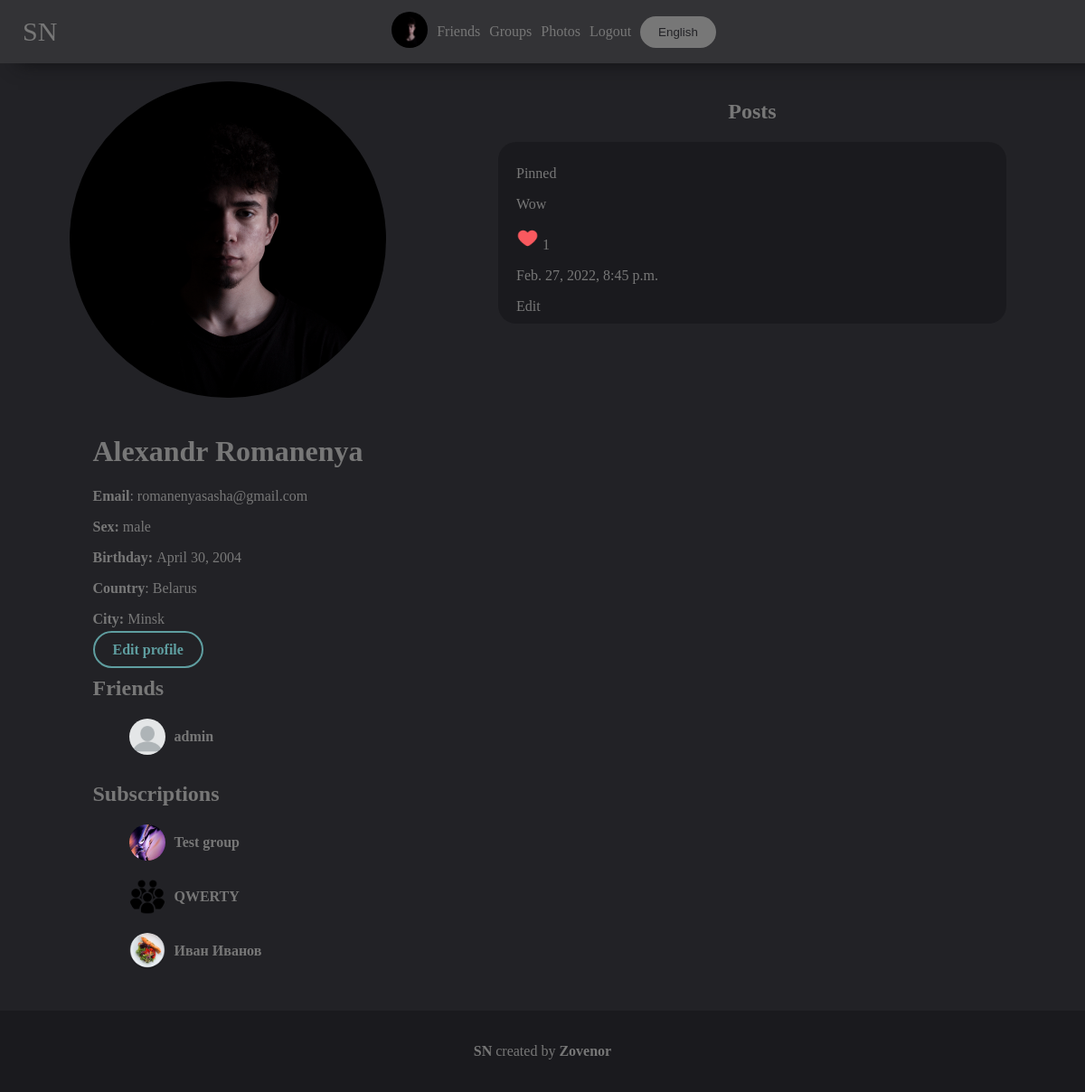
The app's page /account (signed in), older data.
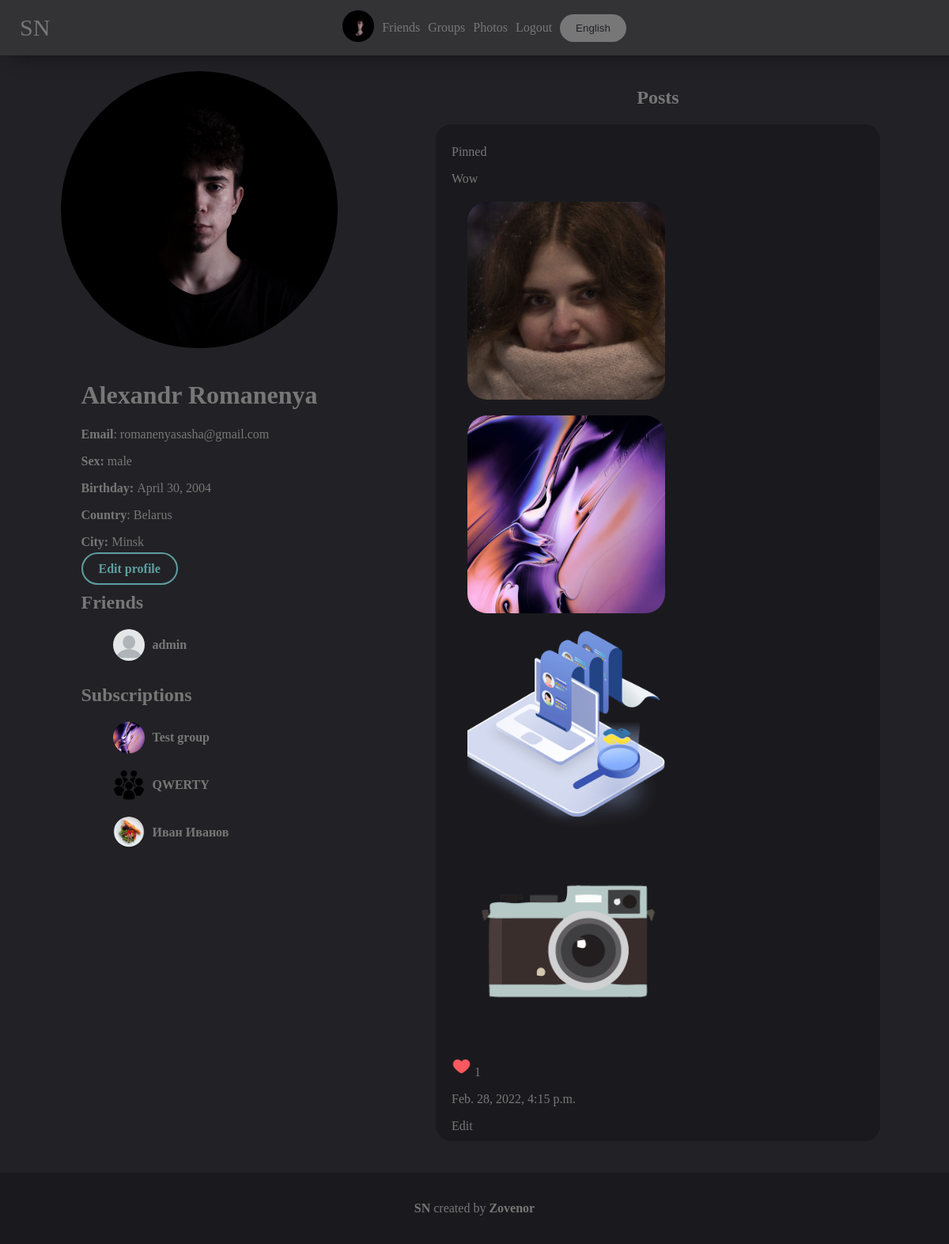
The same page, newer data.
### mainpage/models.py (models this page shows, shortened)
class Friend(models.Model):
    user1 = models.IntegerField()
    user2 = models.IntegerField()
    def get_user2(self):
        try:
            return UserDetail.objects.get(user=self.user2)
        except:
            return None

class UserDetail(models.Model):
    user = models.ForeignKey(User, on_delete=models.CASCADE)
    age = models.DateField(null=True, blank=True)
    photo = models.ForeignKey(Photo, on_delete=models.SET_NULL, null=True, blank=True)
    permissions = models.CharField(max_length=10, default="public")
    country = models.CharField(max_length=100, null=True, blank=True)
    city = models.CharField(max_length=100, null=True, blank=True)
    sex = models.CharField(max_length=10, choices=(('male', 'male'), ('female', 'female'), ('None', 'None')),
                           default=('None', 'None'))
    def get_photo(self):
        if self.photo:
            return self.photo
        else:
            return settings.STATIC_URL + "/mainpage/img/user.png"

class Group(models.Model):
    followers = models.ManyToManyField(UserDetail, related_name="followers", null=True, blank=True)
    name = models.CharField(max_length=250)
    description = models.TextField(null=True, blank=True)
    groupname = models.CharField(max_length=100, unique=True)
    photo = models.ForeignKey(Photo, on_delete=models.SET_NULL, null=True, blank=True)
    admin = models.ForeignKey(UserDetail, on_delete=models.SET_NULL, null=True, blank=True)
    editors = models.ManyToManyField(UserDetail, related_name="editors", null=True, blank=True)
    def get_photo(self):
        if self.photo:
            return self.photo
        else:
            return settings.STATIC_URL + "/mainpage/img/group.jpg"

class Photo(models.Model):
    photo = models.ImageField(upload_to='photos')
    date = models.DateTimeField(auto_now=True)
    user = models.ForeignKey(User, on_delete=models.SET_NULL, null=True)
    permissions = models.CharField(max_length=10, default="public")
    def __str__(self):
        return self.photo.url

class Follower(models.Model):
    user1 = models.IntegerField()
    user2 = models.IntegerField()
    def get_user2(self):
        try:
            return UserDetail.objects.get(user=self.user2)
        except:
            return None

class Post(models.Model):
    author = models.CharField(max_length=100, null=True, blank=True)
    text = models.TextField()
    photos = models.ManyToManyField(Photo, related_name="photos", null=True, blank=True)
    pinned = models.BooleanField(default=False)
    date = models.DateTimeField(auto_now=True)
    likes = models.ManyToManyField(UserDetail, null=True, blank=True)
    def count_likes(self):
        return self.likes.count()
    def get_author(self):
        if self.author[0:3] == 'usr':
            return UserDetail.objects.get(user=User.objects.get(id=self.author[3:]))
        elif self.author[0:2] == "gr":
            return Group.objects.get(id=self.author[2:])
        else:
            return None

### mainpage/views.py (the view, shortened to what this page needs)
# urls.py: path('account', views.YourAccountView.as_view()),
class YourAccountView(View):
    @user_is_authenticated
    def get(self, request, **kwargs):
        return AccountIDView.get(self, request, id=request.user.id,
                                 user_view=UserDetail.objects.get(user=request.user.id))

### mainpage/views.py (called while the page is built)
def base(func):
    def wrapper(self, request, content={}, *args, **kwargs):
        if request.user.is_authenticated:
            content.update({'your_user': UserDetail.objects.get(user=request.user)})
        return func(self, request, content=content, **kwargs)
    return wrapper

def get_sex(request, sex):
    if sex == 'male':
        return get_wordlist(request).Account.sex_names['male']
    elif sex == 'female':
        return get_wordlist(request).Account.sex_names['female']
    else:
        return get_wordlist(request).Account.sex_names['none']

def user_is_authenticated(func):
    def redir(self, request):
        return redirect('/login')
    def wrapper(self, request, **kwargs):
        if request.user.is_authenticated:
            return func(self, request, **kwargs)
        else:
            return redir(self, request)
    return wrapper

def get_wordlist(request):
    langs_list = {
        'en': langs.EN,
        'ru': langs.RU,
    }
    if 'lang' in request.COOKIES:
        lang = request.COOKIES['lang']
        try:
            return langs_list[lang]
        except:
            return langs_list['en']
    else:
        return langs_list['en']

### mainpage/templates/mainpage/account.html (shortened to what the changed rows need)
{% extends 'mainpage/base.html' %}
{% load static %}
{% block content %}
    <link rel="stylesheet" href="{% static 'mainpage/account.css' %}">
    {% if choose_photo == True %}
        {% for el in photos_library %}
            <a href="?choose_photo_by_id={{ el.id }}">
                <div class="account_photo" style="background-image: url('{{ el }}')"></div>
            </a>
        {% endfor %}
    {% else %}
        <div class="account">
            <div class="info">
                {% if edit_permissions == False %}
                    <h1>{{ user_view.user.first_name }} {{ user_view.user.last_name }}</h1>
                    {% if permissions != 'closed' %}
                        <section class="friends">
                            <h1>{{ list.friends }}</h1>
                            <ul>
                                {% for el in friends %}
                                    <li class="user">
                                        {% if el.user1 == user_view.user.id %}
                                            <a class="user" href="/{{ el.get_user2.user.username }}">
                                                <div class="user_photo"
                                                     style="background-image: url('{{ el.get_user2.get_photo }}')"></div>
                                                <b>{{ el.get_user2.user.first_name }} {{ el.get_user2.user.last_name }}</b>
                                            </a>
                                        {% else %}
                                            <a class="user" href="/{{ el.get_user1.user.username }}">
                                                <div class="user_photo"
                                                     style="background-image: url('{{ el.get_user1.get_photo }}')"></div>
                                                <b>{{ el.get_user1.user.first_name }} {{ el.get_user1.user.last_name }}</b>
                                            </a>
                                        {% endif %}
                                    </li>
                                {% endfor %}
                            </ul>
                        </section>
                        <section class="subscriptions">
                            <h1>{{ list.subscriptions }}</h1>
                            <ul>
                                {% for el in groups %}
                                    <li class="group">
                                        <a class="user" href="/{{ el.groupname }}">
                                            <div class="user_photo"
                                                 style="background-image: url('{{ el.get_photo }}')"></div>
                                            <b>{{ el.name }}</b>
                                        </a>
                                    </li>
                                {% endfor %}
                                {% for el in following %}
                                    <li class="user">
                                        <a class="user" href="/{{ el.get_user2.user.username }}">
                                            <div class="user_photo"
                                                 style="background-image: url('{{ el.get_user2.get_photo }}')"></div>
                                            <b>{{ el.get_user2.user.first_name }} {{ el.get_user2.user.last_name }}</b>
                                        </a>
                                    </li>
                                {% endfor %}
                            </ul>
                        </section>
                    {% endif %}
                {% endif %}
            </div>
        </div>
        {% if permissions != 'closed' %}
            <section class="posts">
                <h1>{{ list.posts }}</h1>
                {% if posts or pinned_posts %}
                    {% for el in pinned_posts %}
                        <div class="post" id="post{{ el.id }}">
                            <p>{{ list.pinned }}</p>
                            <p class="text">{{ el.text }}</p>
                            <div class="photos">
                                {% for photo in el.photos.all %}
                                    <div class="photo" style="background-image: url('{{ photo }}')"></div>
                                {% endfor %}
                            </div>
                            <div onclick="like({{ el.id }})" class="like_img" id="like_img_{{ el.id }}">
                                {% if your_user in el.likes.all %}
                                    <img width="25px" src="{% static 'mainpage/img/like.png' %}">
                                {% else %}
                                    <img style="filter: invert(1); opacity: 0.75" width="25px"
                                         src="{% static 'mainpage/img/no-like.png' %}">
                                {% endif %}
                                <span id="like_{{ el.id }}" class="like">{{ el.count_likes }}</span>
                            </div>
                            <p class="date">{{ el.date }}</p>
                            {% if el.get_author.user == request.user %}
                                <a href="/edit_post?post={{ el.id }}">{{ list.edit_post }}</a>
                            {% endif %}
                        </div>
                    {% endfor %}
                {% else %}
                    {{ list.no_posts }}
                {% endif %}
            </section>
        {% else %}
            <h1 class="posts" style="justify-content: center; align-items: center">{{ list.permissions }}</h1>
        {% endif %}
    {% endif %}
{% endblock %}

Row changes from the older to the newer data that the page shows:
changed Post "Wow": gains Photo (photo (picture)); date "Feb. 27, 2022, 8:45 p.m." → "Feb. 28, 2022, 4:15 p.m."
added Photo: photo (picture)
added Photo: photo (picture)
